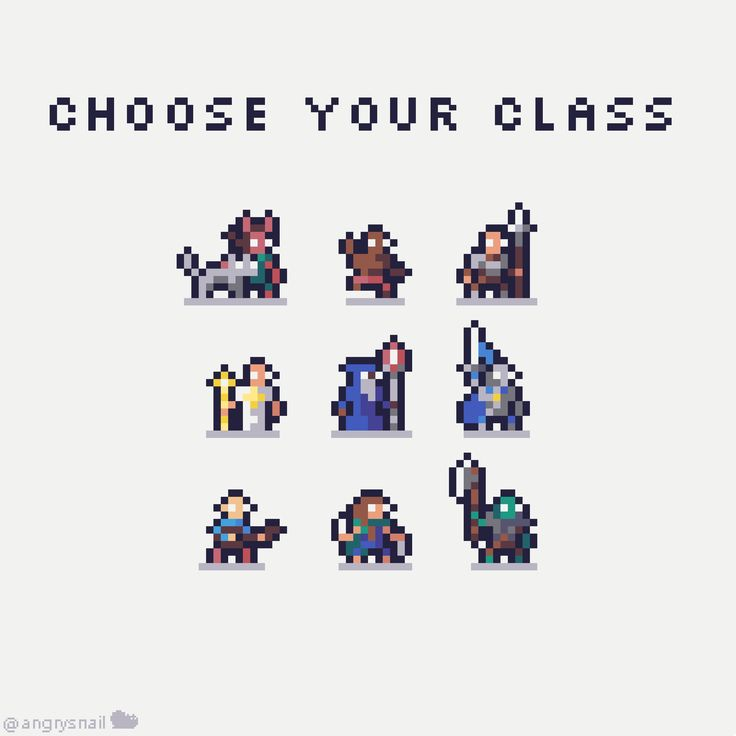
#> input picture examples/a6c961c8129e88b084f0f30cfe2e661d.jpg, 736 x 736 px
$ python edge_detector.py examples/a6c961c8129e88b084f0f30cfe2e661d.jpg
#> lines starting #> are read from the running program, lines starting #| are printed output that depends on the picture; after the words box and inside, x2 and y2 are one past the last pixel; in counts of white or black regions, pixels touching at a corner belong together
#!/usr/bin/env python3
"""
Edge Detector: A tool to detect and visualize edges in images.

This script analyzes an image row by row or column by column to find edges
based on color differences. It outputs both numerical differences and
visualizations showing where the most significant changes occur.
"""

import argparse
import os
import numpy as np
from PIL import Image

# We'll use PIL for visualization instead of matplotlib
# import matplotlib.pyplot as plt
# from matplotlib.colors import Normalize
from enum import Enum


class DiffAlgorithm(Enum):
    """Algorithms for measuring differences between rows/columns."""

    ABSOLUTE = "absolute"  # Sum of absolute differences
    SQUARED = "squared"  # Sum of squared differences
    EUCLIDEAN = "euclidean"  # Euclidean distance in RGB space
    MAX = "max"  # Maximum difference across any channel


def load_image(image_path):
    """Load an image from the given path and return it as a numpy array."""
    if not os.path.exists(image_path):
        raise FileNotFoundError(f"Image file not found: {image_path}")

    try:
        img = Image.open(image_path)
        return np.array(img)
    except Exception as e:
        raise RuntimeError(f"Error loading image: {str(e)}")


def calculate_differences(image_array, axis=0, algorithm=DiffAlgorithm.ABSOLUTE):
    """
    Calculate differences between adjacent rows or columns.

    Args:
        image_array: Input image as numpy array
        axis: 0 for row differences, 1 for column differences
        algorithm: Algorithm to use for calculating differences

    Returns:
        Array of difference values
    """
    # Calculate differences between adjacent rows/columns
    differences = np.diff(image_array, axis=axis)

    # Apply the selected algorithm
    if algorithm == DiffAlgorithm.ABSOLUTE:
        # Sum of absolute differences across all channels
        diff_values = np.sum(np.abs(differences), axis=(1 if axis == 0 else 0, 2))

    elif algorithm == DiffAlgorithm.SQUARED:
        # Sum of squared differences
        diff_values = np.sum(differences**2, axis=(1 if axis == 0 else 0, 2))
        diff_values = np.sqrt(diff_values)  # Take square root to normalize

    elif algorithm == DiffAlgorithm.EUCLIDEAN:
        # Euclidean distance in RGB space
        squared = differences**2
        sum_squared = np.sum(squared, axis=2)
        diff_values = np.sqrt(np.sum(sum_squared, axis=(1 if axis == 0 else 0)))

    elif algorithm == DiffAlgorithm.MAX:
        # Maximum difference across any channel
        diff_values = np.max(np.abs(differences), axis=(1 if axis == 0 else 0, 2))

    else:
        raise ValueError(f"Unknown algorithm: {algorithm}")

    return diff_values


def normalize_differences(differences, scale_to=100):
    """
    Normalize differences to a given scale (0-100 by default).

    Args:
        differences: Array of difference values
        scale_to: Upper limit for normalization (default: 100)

    Returns:
        Normalized differences array
    """
    min_val = np.min(differences)
    max_val = np.max(differences)

    # Avoid division by zero
    if max_val == min_val:
        return np.zeros_like(differences)

    # Normalize to 0-scale_to range
    normalized = (differences - min_val) / (max_val - min_val) * scale_to
    return normalized


def find_edges(differences, threshold_percentile=90):
    """
    Find edges based on difference values.

    Args:
        differences: Array of difference values
        threshold_percentile: Percentile threshold for edge detection (default: 90)

    Returns:
        List of edge positions
    """
    threshold = np.percentile(differences, threshold_percentile)
    edges = np.where(differences >= threshold)[0]
    return edges


# [36 lines left out: function create_edge_visualization, not called in this run]


def create_difference_plot(image_array, differences, axis=0, normalize=True):
    """
    Create a visualization showing the image with a proper line chart.

    Args:
        image_array: Original image as numpy array
        differences: Array of difference values
        axis: 0 for row differences, 1 for column differences
        normalize: Whether to normalize differences (default: True)

    Returns:
        Combined visualization as numpy array
    """
    # Normalize differences if requested
    if normalize:
        plot_data = normalize_differences(differences)
    else:
        plot_data = differences

    height, width, _ = image_array.shape

    # Create a visualization image that includes the original image and a line chart
    if axis == 0:  # Row differences, chart on the right
        # Create space for the line chart on the right
        chart_width = 200  # Width of the chart area
        vis_width = width + chart_width
        vis_image = np.zeros((height, vis_width, 3), dtype=np.uint8)

        # Set background color to dark gray for the chart area
        vis_image[:, width:] = [30, 30, 30]

        # Copy the original image to the left side
        vis_image[:, :width] = image_array

        # Draw chart grid lines (light gray)
        grid_color = [80, 80, 80]
        for i in range(0, 101, 10):  # Draw grid lines at 0, 10, 20, ..., 100
            # Calculate x position for this value
            x_pos = width + int(i * chart_width / 100)
            # Ensure x_pos is within bounds
            if x_pos < vis_width:
                # Draw vertical grid line
                vis_image[:, x_pos] = grid_color

                # Add value label (as a small white line)
                if i % 20 == 0:  # Label at 0, 20, 40, 60, 80, 100
                    for y in range(height - 10, height):
                        # Ensure label markers are within bounds
                        left_marker = max(0, x_pos - 1)
                        right_marker = min(vis_width - 1, x_pos + 2)
                        vis_image[y, left_marker:right_marker] = [200, 200, 200]

        # Find the maximum value for scaling
        max_diff = np.max(plot_data)
        if max_diff == 0:
            max_diff = 1  # Avoid division by zero

        # Draw the line chart
        line_color = [50, 200, 50]  # Green line
        highlight_color = [255, 200, 0]  # Yellow for high values
        threshold = np.percentile(plot_data, 90)

        # Draw horizontal line for each data point
        for i, value in enumerate(plot_data):
            if i >= height:
                break

            # Calculate x position for this value
            x_pos = width + int(value * chart_width / 100)
            # Ensure x_pos is within bounds
            x_pos = min(vis_width - 1, x_pos)

            # Draw horizontal line from left edge of chart to data point
            color = highlight_color if value > threshold else line_color
            vis_image[i, width : x_pos + 1] = color

            # Draw a small circle marker at the data point
            y_pos = i
            # Simple circle approximation
            for dy in range(-2, 3):
                for dx in range(-2, 3):
                    if dx * dx + dy * dy <= 4:  # Circle equation
                        if 0 <= y_pos + dy < height and 0 <= x_pos + dx < vis_width:
                            vis_image[y_pos + dy, x_pos + dx] = [255, 255, 255]

        # Add title and labels
        title = "Row Differences"
        draw_text(vis_image, title, width + 10, 20)

    else:  # Column differences, chart on top
        # Create space for the line chart on top
        chart_height = 200  # Height of the chart area
        vis_height = height + chart_height
        vis_image = np.zeros((vis_height, width, 3), dtype=np.uint8)

        # Set background color to dark gray for the chart area
        vis_image[:chart_height, :] = [30, 30, 30]

        # Copy the original image to the bottom part
        vis_image[chart_height:, :] = image_array

        # Draw chart grid lines (light gray)
        grid_color = [80, 80, 80]
        for i in range(0, 101, 10):  # Draw grid lines at 0, 10, 20, ..., 100
            # Calculate y position for this value (invert y axis)
            y_pos = chart_height - int(i * chart_height / 100)
            # Ensure y_pos is within bounds
            if 0 <= y_pos < vis_height:
                # Draw horizontal grid line
                vis_image[y_pos, :] = grid_color

                # Add value label (as a small white line)
                if i % 20 == 0:  # Label at 0, 20, 40, 60, 80, 100
                    for x in range(0, 10):
                        # Ensure label markers are within bounds
                        top_marker = max(0, y_pos - 1)
                        bottom_marker = min(vis_height - 1, y_pos + 2)
                        vis_image[top_marker:bottom_marker, x] = [200, 200, 200]

        # Draw the line chart
        line_color = [50, 200, 50]  # Green line
        highlight_color = [255, 200, 0]  # Yellow for high values
        threshold = np.percentile(plot_data, 90)

        # Connect data points with lines
        for i in range(len(plot_data) - 1):
            if i >= width - 1:
                break

            # Calculate positions for this segment
            x1, x2 = i, i + 1
            y1 = chart_height - int(plot_data[i] * chart_height / 100)
            y2 = chart_height - int(plot_data[i + 1] * chart_height / 100)

            # Ensure points are within bounds
            y1 = max(0, min(chart_height - 1, y1))
            y2 = max(0, min(chart_height - 1, y2))

            # Select color based on value
            color = (
                highlight_color
                if plot_data[i] > threshold or plot_data[i + 1] > threshold
                else line_color
            )

            # Draw line using Bresenham's algorithm
            draw_line(vis_image, x1, y1, x2, y2, color)

            # Draw markers at data points
            if i % 10 == 0:  # Draw markers at every 10th point to avoid clutter
                # Simple circle approximation
                for dy in range(-2, 3):
                    for dx in range(-2, 3):
                        if dx * dx + dy * dy <= 4:  # Circle equation
                            if 0 <= y1 + dy < chart_height and 0 <= x1 + dx < width:
                                vis_image[y1 + dy, x1 + dx] = [255, 255, 255]

        # Add title and labels
        title = "Column Differences"
        draw_text(vis_image, title, 10, 20)

    return vis_image


# [30 lines left out: function draw_line, not called in this run]


def draw_text(image, text, x, y, color=[255, 255, 255]):
    """
    Simple function to draw text on the image.
    Very basic implementation that only works for short strings.
    """
    # This is a very simplified version that just draws dots for each character
    scale = 1
    spacing = 6 * scale

    for i, char in enumerate(text):
        pos_x = x + i * spacing
        pos_y = y

        # Skip if out of bounds
        if pos_x >= image.shape[1] - spacing:
            break

        # Just draw a small rectangle for each character
        for dy in range(scale * 5):
            for dx in range(scale * 5):
                py = pos_y + dy
                px = pos_x + dx
                if 0 <= py < image.shape[0] and 0 <= px < image.shape[1]:
                    image[py, px] = color


def process_image(
    image_path,
    output_dir=None,
    axis=0,
    algorithm=DiffAlgorithm.ABSOLUTE,
    threshold_percentile=90,
    normalize=True,
):
    """
    Process an image to detect edges and create visualizations.

    Args:
        image_path: Path to the input image
        output_dir: Directory to save outputs (default: same as input)
        axis: 0 for row analysis, 1 for column analysis
        algorithm: Algorithm to use for difference calculation
        threshold_percentile: Percentile threshold for edge detection
        normalize: Whether to normalize differences

    Returns:
        Dictionary with paths to the output files
    """
    # Default output directory is the same as input directory
    if output_dir is None:
        output_dir = os.path.dirname(image_path)
        if output_dir == "":
            output_dir = "."

    # Create output directory if it doesn't exist
    os.makedirs(output_dir, exist_ok=True)

    # Base filename for outputs
    base_filename = os.path.splitext(os.path.basename(image_path))[0]
    direction = "rows" if axis == 0 else "cols"
    algo_name = algorithm.value

    # Load the image
    image_array = load_image(image_path)
    print(f"Loaded image with shape {image_array.shape}")

    # Calculate differences
    differences = calculate_differences(image_array, axis=axis, algorithm=algorithm)
    print(f"Calculated {direction} differences using {algo_name} algorithm")

    # Find edges
    edges = find_edges(differences, threshold_percentile)
    print(
        f"Found {len(edges)} edges using {threshold_percentile}th percentile threshold"
    )

    # Skip edge visualization

    # Create difference plot
    diff_plot = create_difference_plot(
        image_array, differences, axis=axis, normalize=normalize
    )
    diff_plot_path = (
        f"{output_dir}/{base_filename}_diff_plot_{direction}_{algo_name}.png"
    )
    Image.fromarray(diff_plot).save(diff_plot_path)
    print(f"Saved difference plot to {diff_plot_path}")

    # Save raw difference values to a text file
    diff_values_path = (
        f"{output_dir}/{base_filename}_diff_values_{direction}_{algo_name}.txt"
    )
    with open(diff_values_path, "w") as f:
        # Write header
        f.write(f"# Difference values ({direction}, {algo_name} algorithm)\n")
        f.write("# Position,Raw Difference,Normalized (0-100)\n")

        # Write values
        normalized = normalize_differences(differences) if normalize else differences
        for i, (diff, norm) in enumerate(zip(differences, normalized)):
            f.write(f"{i},{diff:.2f},{norm:.2f}\n")

    print(f"Saved difference values to {diff_values_path}")

    return {"difference_plot": diff_plot_path, "difference_values": diff_values_path}


def main():
    """Parse command line arguments and run the edge detection."""
    parser = argparse.ArgumentParser(description="Detect and visualize edges in images")
    parser.add_argument("input", help="Path to the input image")
    parser.add_argument("-o", "--output-dir", help="Directory to save outputs")
    parser.add_argument(
        "-a",
        "--axis",
        type=int,
        choices=[0, 1],
        default=0,
        help="Analysis direction: 0 for rows, 1 for columns (default: 0)",
    )
    parser.add_argument(
        "-m",
        "--algorithm",
        choices=[a.value for a in DiffAlgorithm],
        default=DiffAlgorithm.ABSOLUTE.value,
        help="Algorithm for calculating differences (default: absolute)",
    )
    parser.add_argument(
        "-t",
        "--threshold",
        type=int,
        default=90,
        help="Percentile threshold for edge detection (default: 90)",
    )
    parser.add_argument(
        "--no-normalize",
        action="store_true",
        help="Don't normalize difference values (default: normalize to 0-100)",
    )

    args = parser.parse_args()

    # Convert string algorithm choice to enum
    algorithm = DiffAlgorithm(args.algorithm)

    # Process the image
    outputs = process_image(
        args.input,
        output_dir=args.output_dir,
        axis=args.axis,
        algorithm=algorithm,
        threshold_percentile=args.threshold,
        normalize=not args.no_normalize,
    )
#> in load_image, img is the input picture: PIL image 736x736 RGB; mean R, G, B 227.1, 226.4, 226.5
#| Loaded image with shape (736, 736, 3)
#> in calculate_differences, `differences = np.diff(image_array, axis=axis)`:
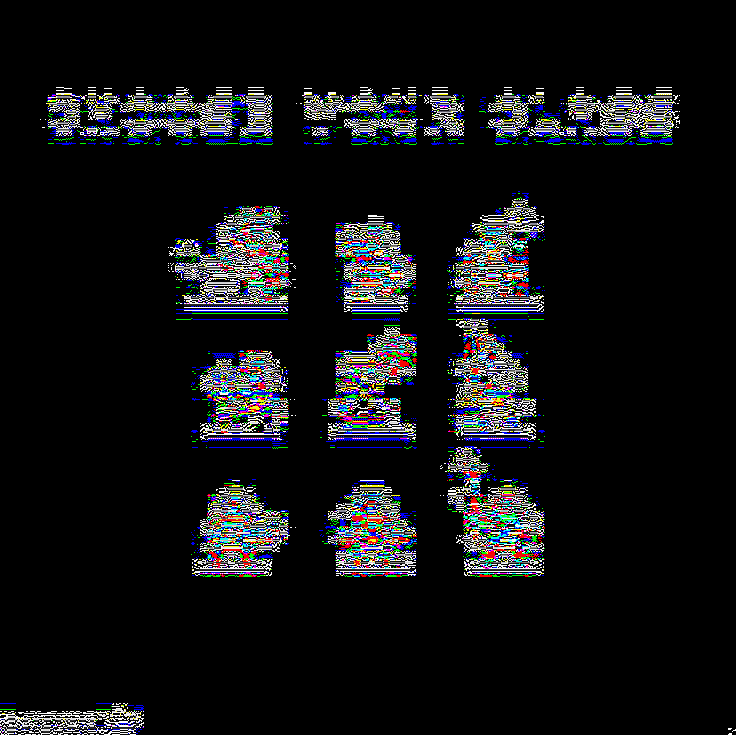
#> differences: shape (735, 736, 3); mean R, G, B 18.1, 18.8, 20.5
#> in calculate_differences, `diff_values = np.sum(np.abs(differences), axis=(1 if axis == 0 else 0,..`: diff_values = 735 values, max 231185 at index 131, min 0 at index 0, mean 42280.5
#> in process_image, `differences = calculate_differences(image_array, axis=axis, algorithm=..`: differences has the same summary as diff_values in calculate_differences
#> in find_edges, `threshold = np.percentile(differences, threshold_percentile)`: threshold = 97567.4
#> in find_edges, `edges = np.where(differences >= threshold)[0]`: edges = 74 values from 87 to 573
#| Found 74 edges using 90th percentile threshold
#> in normalize_differences, `min_val = np.min(differences)`: min_val = 0
#> in normalize_differences, `max_val = np.max(differences)`: max_val = 231185
#> in normalize_differences, `normalized = (differences - min_val) / (max_val - min_val) * scale_to`: normalized = 735 values, max 100 at index 131, min 0 at index 0, mean 18.29
#> in create_difference_plot, `plot_data = normalize_differences(differences)`: plot_data has the same summary as normalized in normalize_differences
#> in create_difference_plot, `vis_image[:, :width] = image_array`:
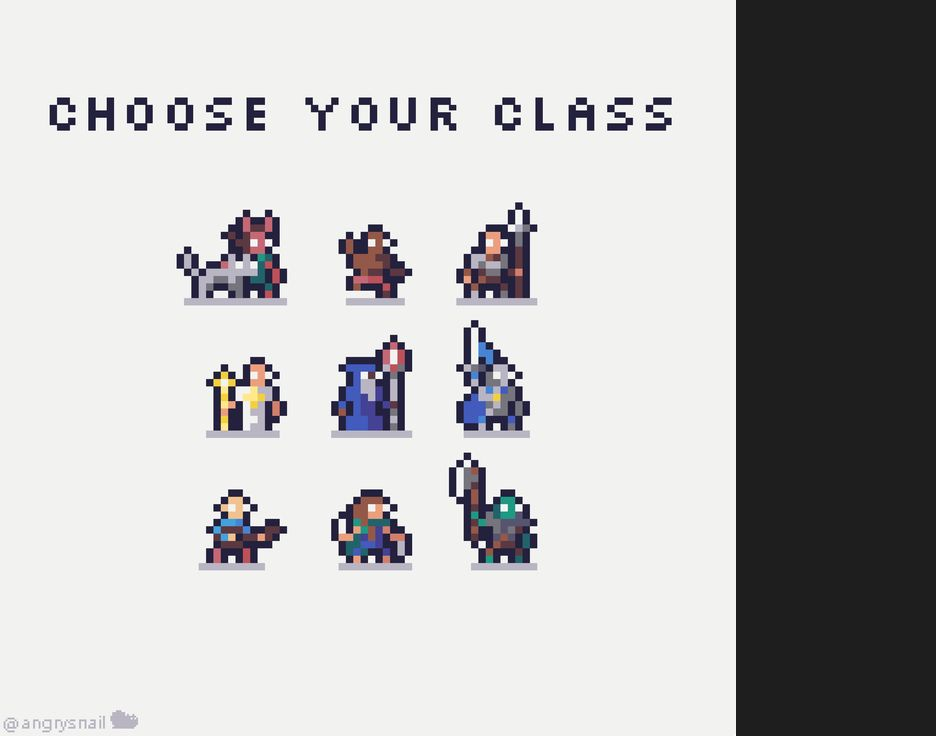
#> vis_image: shape (736, 936, 3); mean R, G, B 185, 184.5, 184.5
#> after the loop in create_difference_plot, `for i in range(0, 101, 10):`:
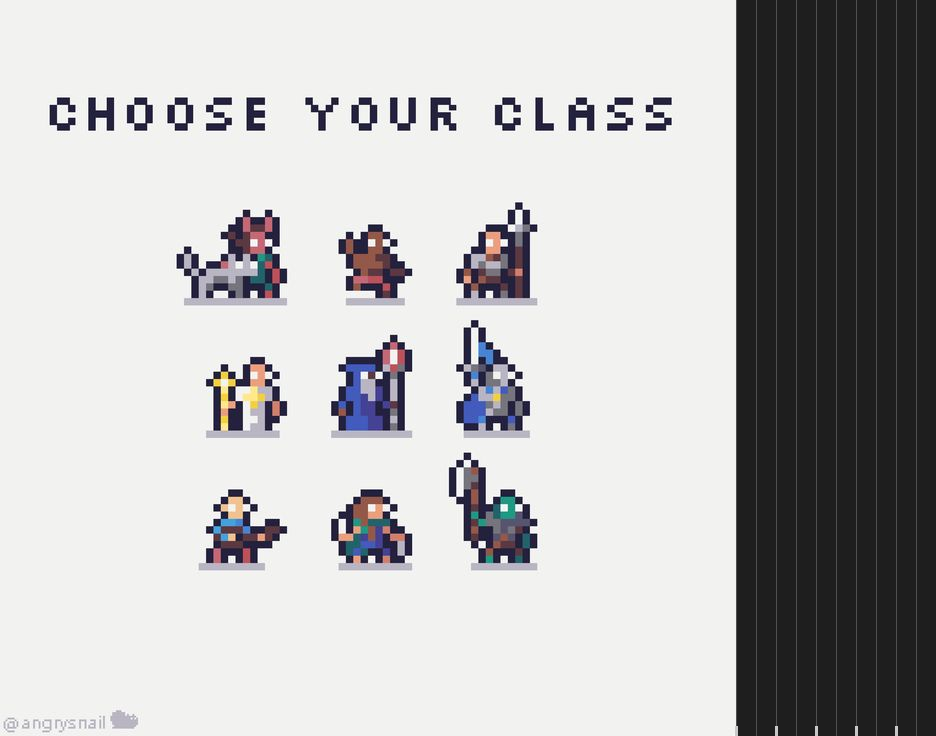
#> vis_image: shape (736, 936, 3); 1.08% of pixels changed, all inside (x1, y1, x2, y2) = (735, 0, 917, 736)
#> in create_difference_plot, `max_diff = np.max(plot_data)`: max_diff = 100
#> in create_difference_plot, `threshold = np.percentile(plot_data, 90)`: threshold = 42.2
#> after the loop in create_difference_plot, `for i, value in enumerate(plot_data):`:
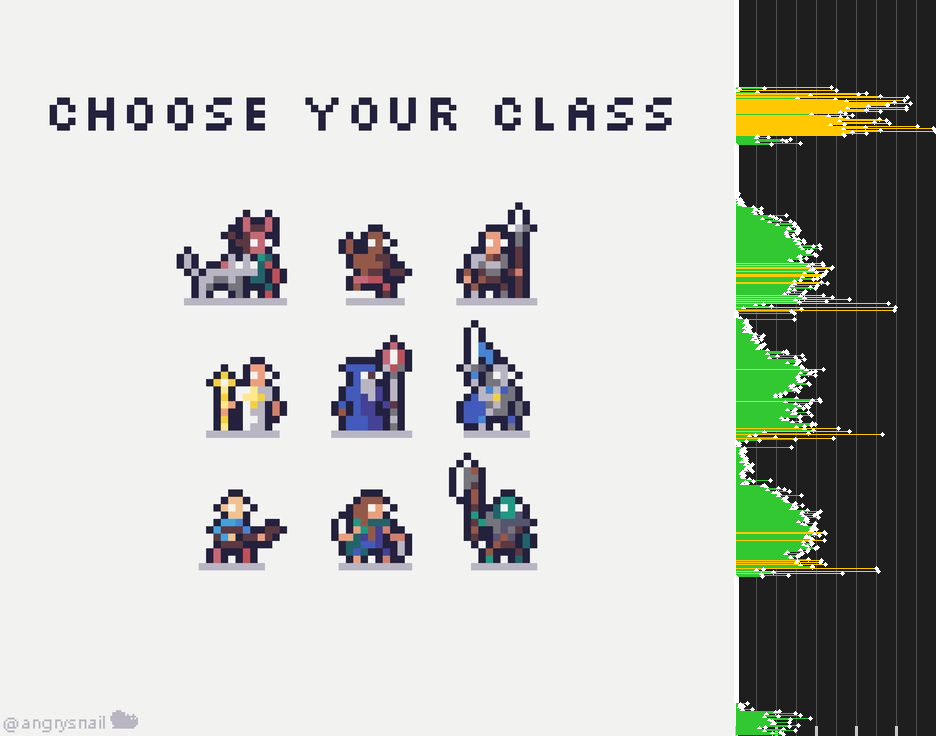
#> vis_image: shape (736, 936, 3); 4.48% of pixels changed, all inside (x1, y1, x2, y2) = (734, 0, 936, 736)

    print("\nSummary:")
    print(f"  Input image: {args.input}")
    print(f"  Analysis direction: {'rows' if args.axis == 0 else 'columns'}")
    print(f"  Difference algorithm: {args.algorithm}")
    print(f"  Edge threshold: {args.threshold}th percentile")
    print(f"  Difference plot: {outputs['difference_plot']}")
    print(f"  Difference values: {outputs['difference_values']}")


if __name__ == "__main__":
    main()
